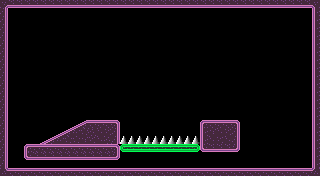

Below is a game level as drawn by its tile map, then a one-line description and the .tmx file that defines it, in full:
An orthogonal 40x22 tile map with 8x8 px tiles, 1 tile layer (Tile Layer 1) and 1 object.

<map version="1.8" tiledversion="1.8.0" orientation="orthogonal" renderorder="right-down" width="40" height="22" tilewidth="8" tileheight="8" infinite="0" nextlayerid="3" nextobjectid="17">
 <tileset firstgid="1" source="../../purple.tsx" />
 <layer id="1" name="Tile Layer 1" width="40" height="22">
  <data encoding="csv">
37,34,34,34,34,34,34,34,34,34,34,34,34,34,34,34,34,34,34,34,34,34,34,34,34,34,34,34,34,34,34,34,34,34,34,34,34,34,34,38,
19,0,0,0,0,0,0,0,0,0,0,0,0,0,0,0,0,0,0,0,0,0,0,0,0,0,0,0,0,0,0,0,0,0,0,0,0,0,0,17,
19,0,0,0,0,0,0,0,0,0,0,0,0,0,0,0,0,0,0,0,0,0,0,0,0,0,0,0,0,0,0,0,0,0,0,0,0,0,0,17,
19,0,0,0,0,0,0,0,0,0,0,0,0,0,0,0,0,0,0,0,0,0,0,0,0,0,0,0,0,0,0,0,0,0,0,0,0,0,0,17,
19,0,0,0,0,0,0,0,0,0,0,0,0,0,0,0,0,0,0,0,0,0,0,0,0,0,0,0,0,0,0,0,0,0,0,0,0,0,0,17,
19,0,0,0,0,0,0,0,0,0,0,0,0,0,0,0,0,0,0,0,0,0,0,0,0,0,0,0,0,0,0,0,0,0,0,0,0,0,0,17,
19,0,0,0,0,0,0,0,0,0,0,0,0,0,0,0,0,0,0,0,0,0,0,0,0,0,0,0,0,0,0,0,0,0,0,0,0,0,0,17,
19,0,0,0,0,0,0,0,0,0,0,0,0,0,0,0,0,0,0,0,0,0,0,0,0,0,0,0,0,0,0,0,0,0,0,0,0,0,0,17,
19,0,0,0,0,0,0,0,0,0,0,0,0,0,0,0,0,0,0,0,0,0,0,0,0,0,0,0,0,0,0,0,0,0,0,0,0,0,0,17,
19,0,0,0,0,0,0,0,0,0,0,0,0,0,0,0,0,0,0,0,0,0,0,0,0,0,0,0,0,0,0,0,0,0,0,0,0,0,0,17,
19,0,0,0,0,0,0,0,0,0,0,0,0,0,0,0,0,0,0,0,0,0,0,0,0,0,0,0,0,0,0,0,0,0,0,0,0,0,0,17,
19,0,0,0,0,0,0,0,0,0,0,0,0,0,0,0,0,0,0,0,0,0,0,0,0,0,0,0,0,0,0,0,0,0,0,0,0,0,0,17,
19,0,0,0,0,0,0,0,0,0,0,0,0,0,0,0,0,0,0,0,0,0,0,0,0,0,0,0,0,0,0,0,0,0,0,0,0,0,0,17,
19,0,0,0,0,0,0,0,0,0,0,0,0,0,0,0,0,0,0,0,0,0,0,0,0,0,0,0,0,0,0,0,0,0,0,0,0,0,0,17,
19,0,0,0,0,0,0,0,0,0,0,0,0,0,0,0,0,0,0,0,0,0,0,0,0,0,0,0,0,0,0,0,0,0,0,0,0,0,0,17,
19,0,0,0,0,0,0,0,0,23,24,2,2,2,3,0,0,0,0,0,0,0,0,0,0,1,2,2,2,3,0,0,0,0,0,0,0,0,0,17,
19,0,0,0,0,0,0,23,24,56,21,6,22,18,19,0,0,0,0,0,0,0,0,0,0,17,5,22,18,19,0,0,0,0,0,0,0,0,0,17,
19,0,0,0,0,23,24,56,21,21,5,18,22,6,19,131,131,131,131,131,131,131,131,131,131,17,22,18,22,19,0,0,0,0,0,0,0,0,0,17,
19,0,0,1,2,2,2,2,2,2,2,2,2,2,3,113,114,114,114,114,114,114,114,114,115,33,34,34,34,35,0,0,0,0,0,0,0,0,0,17,
19,0,0,33,34,34,34,34,34,34,34,34,34,34,35,0,0,0,0,0,0,0,0,0,0,0,0,0,0,0,0,0,0,0,0,0,0,0,0,17,
19,0,0,0,0,0,0,0,0,0,0,0,0,0,0,0,0,0,0,0,0,0,0,0,0,0,0,0,0,0,0,0,0,0,0,0,0,0,0,17,
53,2,2,2,2,2,2,2,2,2,2,2,2,2,2,2,2,2,2,2,2,2,2,2,2,2,2,2,2,2,2,2,2,2,2,2,2,2,2,54
</data>
 </layer>
 <objectgroup id="2" name="Object Layer 1">
  <object id="15" x="120" y="120" width="80" height="32">
   <properties>
    <property name="wire" type="bool" value="true" />
   </properties>
  </object>
 </objectgroup>
</map>
